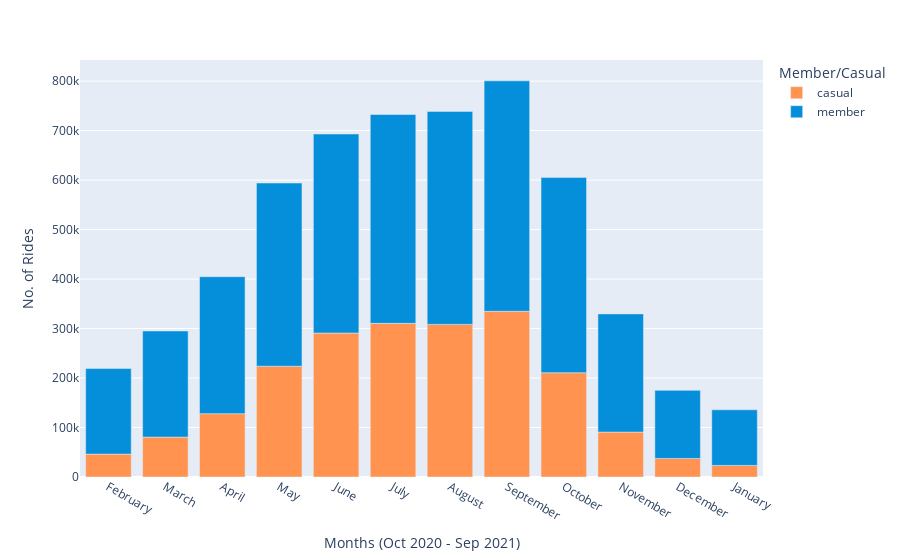

The notebook cell this image was saved under:
### Code cell
fig_2 = df.groupby(['year', 'month', 'member_casual'], as_index=False).count()
fig_2 = fig_2[fig_2['ride_id'] != 0]

px.bar(fig_2, x = 'month', y = 'ride_id',
        color = 'member_casual', 
        labels = {'ride_id': 'No. of Rides', 'month': 'Months (Oct 2020 - Sep 2021)', 'member_casual': 'Member/Casual'},
        hover_name = 'member_casual', hover_data = {'member_casual': False, 'month': True, 'ride_id': True}, 
        color_discrete_map = {'casual': '#FF934F', 'member': '#058ED9'})

### Figure 1 — Plotly figure (JSON) as saved in the notebook; plotly's stock layout.template omitted (floating-point values rounded to 4 significant figures)
{"data": [{"customdata": [["casual"], ["casual"], ["casual"], ["casual"], ["casual"], ["casual"], ["casual"], ["casual"], ["casual"], ["casual"], ["casual"], ["casual"]], "hovertemplate": "<b>%{hovertext}</b><br><br>Months (Oct 2020 - Sep 2021)=%{x}<br>No. of Rides=%{y}<extra></extra>", "hovertext": ["casual", "casual", "casual", "casual", "casual", "casual", "casual", "casual", "casual", "casual", "casual", "casual"], "legendgroup": "casual", "marker": {"color": "#FF934F", "pattern": {"shape": ""}}, "name": "casual", "orientation": "v", "showlegend": true, "textposition": "auto", "type": "bar", "x": ["February", "March", "April", "May", "June", "July", "August", "September", "October", "November", "December", "January"], "xaxis": "x", "y": [46245, 80617, 128007, 223935, 290953, 310508, 308427, 334863, 210743, 90805, 37466, 23445], "yaxis": "y"}, {"customdata": [["member"], ["member"], ["member"], ["member"], ["member"], ["member"], ["member"], ["member"], ["member"], ["member"], ["member"], ["member"]], "hovertemplate": "<b>%{hovertext}</b><br><br>Months (Oct 2020 - Sep 2021)=%{x}<br>No. of Rides=%{y}<extra></extra>", "hovertext": ["member", "member", "member", "member", "member", "member", "member", "member", "member", "member", "member", "member"], "legendgroup": "member", "marker": {"color": "#058ED9", "pattern": {"shape": ""}}, "name": "member", "orientation": "v", "showlegend": true, "textposition": "auto", "type": "bar", "x": ["February", "March", "April", "May", "June", "July", "August", "September", "October", "November", "December", "January"], "xaxis": "x", "y": [172938, 214482, 276823, 370195, 402196, 422035, 430437, 465705, 394751, 238823, 137600, 112345], "yaxis": "y"}], "layout": {"barmode": "relative", "legend": {"title": {"text": "Member/Casual"}, "tracegroupgap": 0}, "margin": {"t": 60}, "xaxis": {"anchor": "y", "domain": [0, 1], "title": {"text": "Months (Oct 2020 - Sep 2021)"}}, "yaxis": {"anchor": "x", "domain": [0, 1], "title": {"text": "No. of Rides"}}}}
